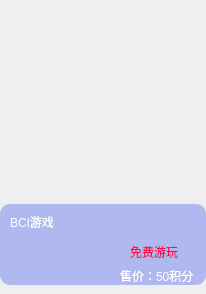
<?xml version="1.0" encoding="UTF-8"?>
<ui version="4.0">
 <class>CLastNewItem</class>
 <widget class="QWidget" name="CLastNewItem">
  <property name="geometry">
   <rect>
    <x>0</x>
    <y>0</y>
    <width>206</width>
    <height>294</height>
   </rect>
  </property>
  <property name="minimumSize">
   <size>
    <width>206</width>
    <height>294</height>
   </size>
  </property>
  <property name="maximumSize">
   <size>
    <width>206</width>
    <height>294</height>
   </size>
  </property>
  <property name="windowTitle">
   <string>Form</string>
  </property>
  <layout class="QGridLayout" name="gridLayout">
   <property name="leftMargin">
    <number>0</number>
   </property>
   <property name="topMargin">
    <number>0</number>
   </property>
   <property name="rightMargin">
    <number>0</number>
   </property>
   <property name="bottomMargin">
    <number>0</number>
   </property>
   <property name="spacing">
    <number>0</number>
   </property>
   <item row="0" column="0">
    <widget class="QWidget" name="widget_out" native="true">
     <property name="styleSheet">
      <string notr="true"/>
     </property>
     <widget class="QLabel" name="label">
      <property name="geometry">
       <rect>
        <x>0</x>
        <y>0</y>
        <width>206</width>
        <height>212</height>
       </rect>
      </property>
      <property name="minimumSize">
       <size>
        <width>206</width>
        <height>212</height>
       </size>
      </property>
      <property name="maximumSize">
       <size>
        <width>206</width>
        <height>212</height>
       </size>
      </property>
      <property name="styleSheet">
       <string notr="true">border-image: url(:/image/image/horror-5042320_1920.jpg);</string>
      </property>
     </widget>
     <widget class="QWidget" name="widget" native="true">
      <property name="geometry">
       <rect>
        <x>0</x>
        <y>204</y>
        <width>206</width>
        <height>81</height>
       </rect>
      </property>
      <property name="minimumSize">
       <size>
        <width>0</width>
        <height>75</height>
       </size>
      </property>
      <property name="maximumSize">
       <size>
        <width>16777215</width>
        <height>16777215</height>
       </size>
      </property>
      <property name="styleSheet">
       <string notr="true">background: rgba(79, 106, 239, 0.4);

border-radius: 10px;</string>
      </property>
      <widget class="QLabel" name="label_2">
       <property name="geometry">
        <rect>
         <x>10</x>
         <y>10</y>
         <width>161</width>
         <height>16</height>
        </rect>
       </property>
       <property name="styleSheet">
        <string notr="true">font: 16px &quot;黑体&quot;;
color: rgb(255, 255, 255);
background-color: transparent;</string>
       </property>
       <property name="text">
        <string>BCI游戏</string>
       </property>
      </widget>
      <widget class="QLabel" name="label_3">
       <property name="geometry">
        <rect>
         <x>130</x>
         <y>40</y>
         <width>72</width>
         <height>15</height>
        </rect>
       </property>
       <property name="styleSheet">
        <string notr="true">color: #FC094B;
font: 12px &quot;黑体&quot;;
background-color: transparent;</string>
       </property>
       <property name="text">
        <string>免费游玩</string>
       </property>
      </widget>
     </widget>
     <widget class="QLabel" name="label_4">
      <property name="geometry">
       <rect>
        <x>120</x>
        <y>260</y>
        <width>91</width>
        <height>31</height>
       </rect>
      </property>
      <property name="styleSheet">
       <string notr="true">font: 12px &quot;黑体&quot;;
color: rgb(255, 255, 255);
background-color: transparent;</string>
      </property>
      <property name="text">
       <string>售价：50积分</string>
      </property>
     </widget>
     <zorder>widget</zorder>
     <zorder>label</zorder>
     <zorder>label_4</zorder>
    </widget>
   </item>
  </layout>
 </widget>
 <resources/>
 <connections/>
</ui>
